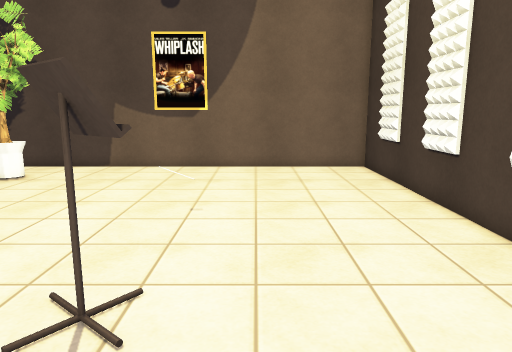
view 1 (above)

15 first-person views from a walk through a 3-D level made in the Unity game engine. The camera is 1.5 m above the floor, tilts 10° down and sees 70° across. The floor is counted in squares, 0.5 m on a side. Each view is taken from the middle of a square. On the plan, view 1 faces up. The plan holds only what a view shows up to about 20 squares ahead; the rest is blank. The place goes on beyond the plan. The player character is not drawn. Some surface patterns are stand-ins.

view 2
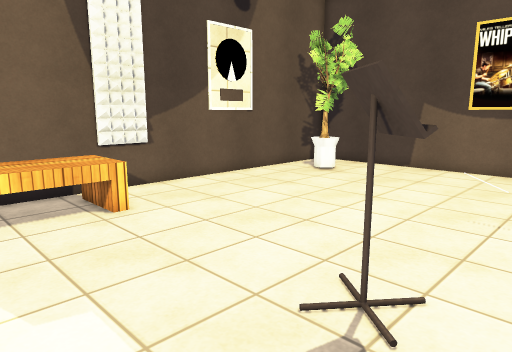

view 3
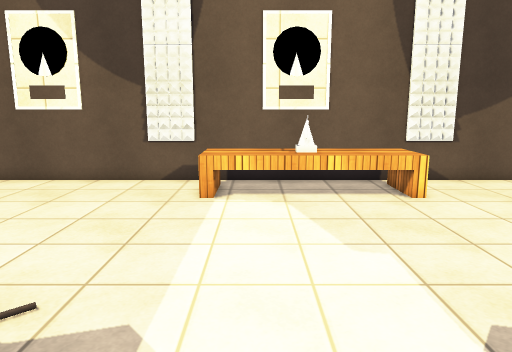

view 4
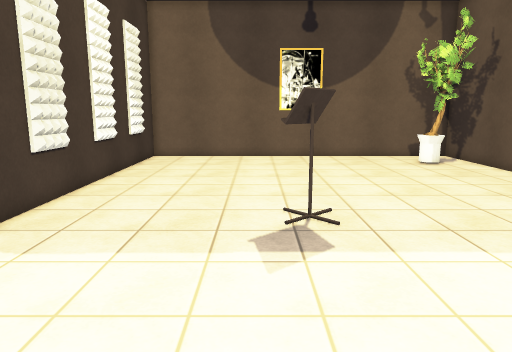

view 5
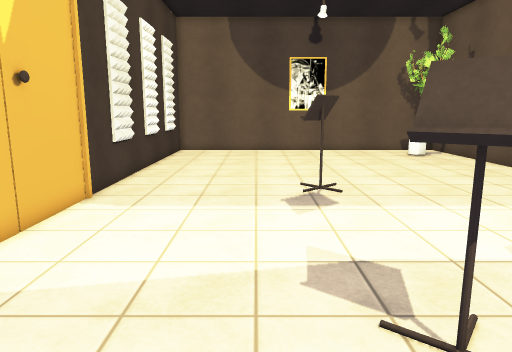

view 6
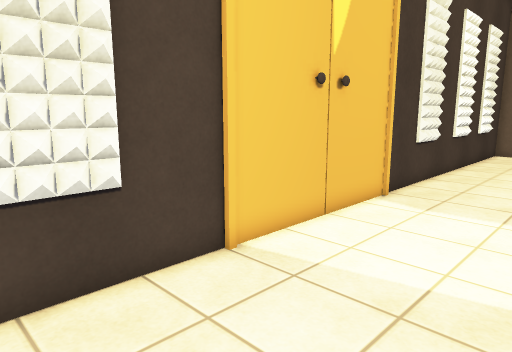

view 7
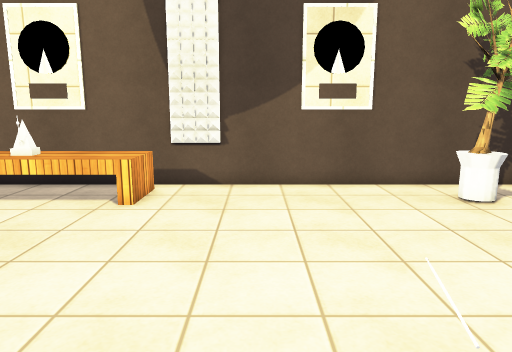

view 8
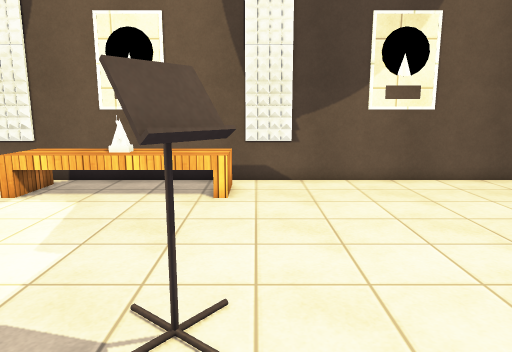

view 9
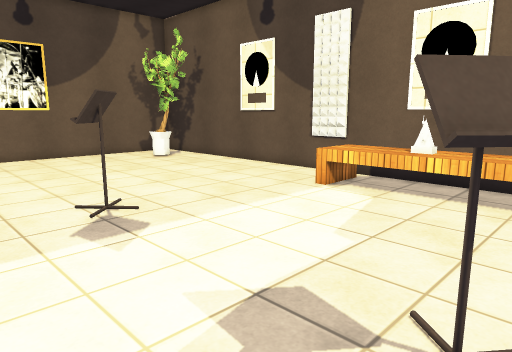

view 10
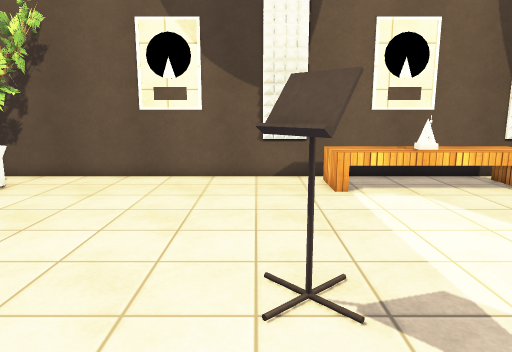

view 11
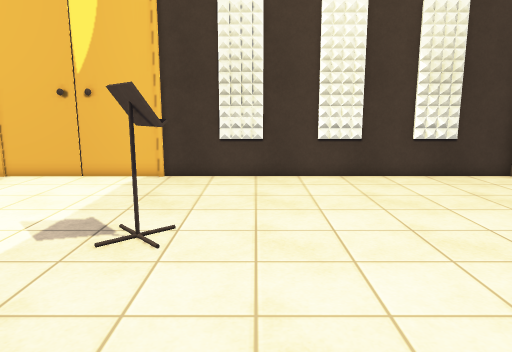

view 12
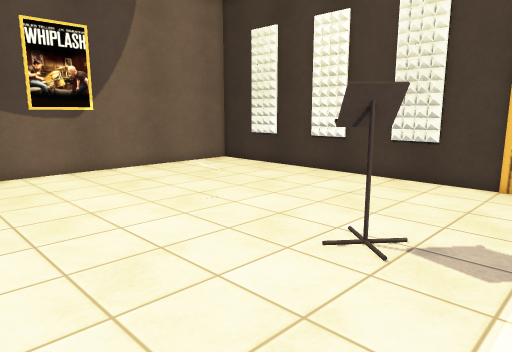

view 13
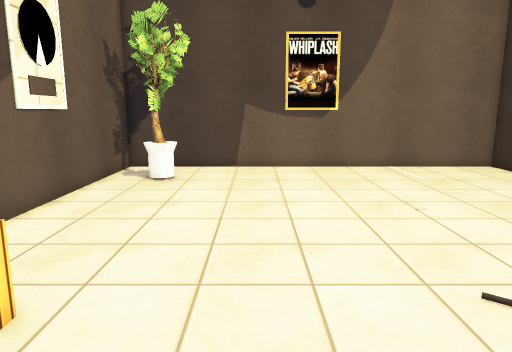

view 14
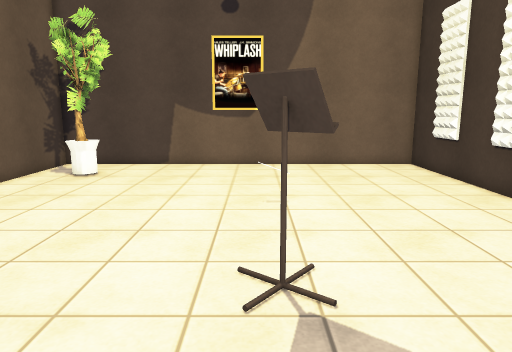

view 15
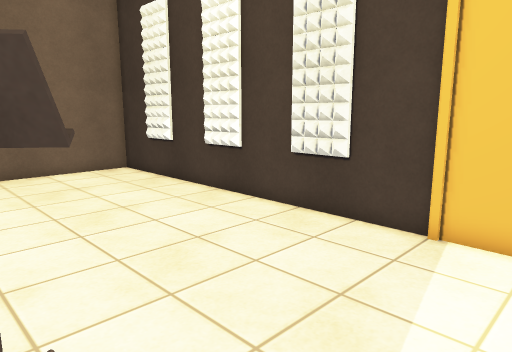

### Floor plan
Points are (right, up) in squares from view 1. A wall is a line through its corners. A room is listed if a view was taken in it or the views show most of it. See-through windows are left out.
Room 1 (views 1, 2, 3, 4, 5, 6, 7, 8, 9, 10, 11, 12, 13, 14, 15)
walls: (-14, 5.6) (-14, -15.5); (6, -3.5) (6, 20) (-14, 20) (-14, 6.4); (6, -14.5) (6, -3.6)
objects: other object (-13, -3) to (-11, 5); other object (-12, 16) to (-11, 17); other object (-12, 18); other object (-11, -15); other object (-3, -6) to (-2, -5); other object (-3, 4) to (-2, 6); other object (-3, 11); other object (6, -15)

Where each view was taken, in squares from view 1:
view 1: 0 up, 0 right, facing up
view 2: 0 up, 0 right, facing up-left
view 3: 1 down, 2 right, facing left
view 4: 5 up, 1 left, facing down
view 5: 9 up, 0 right, facing down
view 6: 9 up, 0 right, facing down-right
view 7: 9 up, 1 right, facing left
view 8: 6 up, 2 right, facing left
view 9: 6 up, 2 right, facing down-left
view 10: 6 down, 3 right, facing left
view 11: 8 down, 11 left, facing right
view 12: 1 up, 10 left, facing up-right
view 13: 0 up, 7 left, facing up
view 14: 1 down, 3 left, facing up
view 15: 1 up, 3 left, facing up-right
